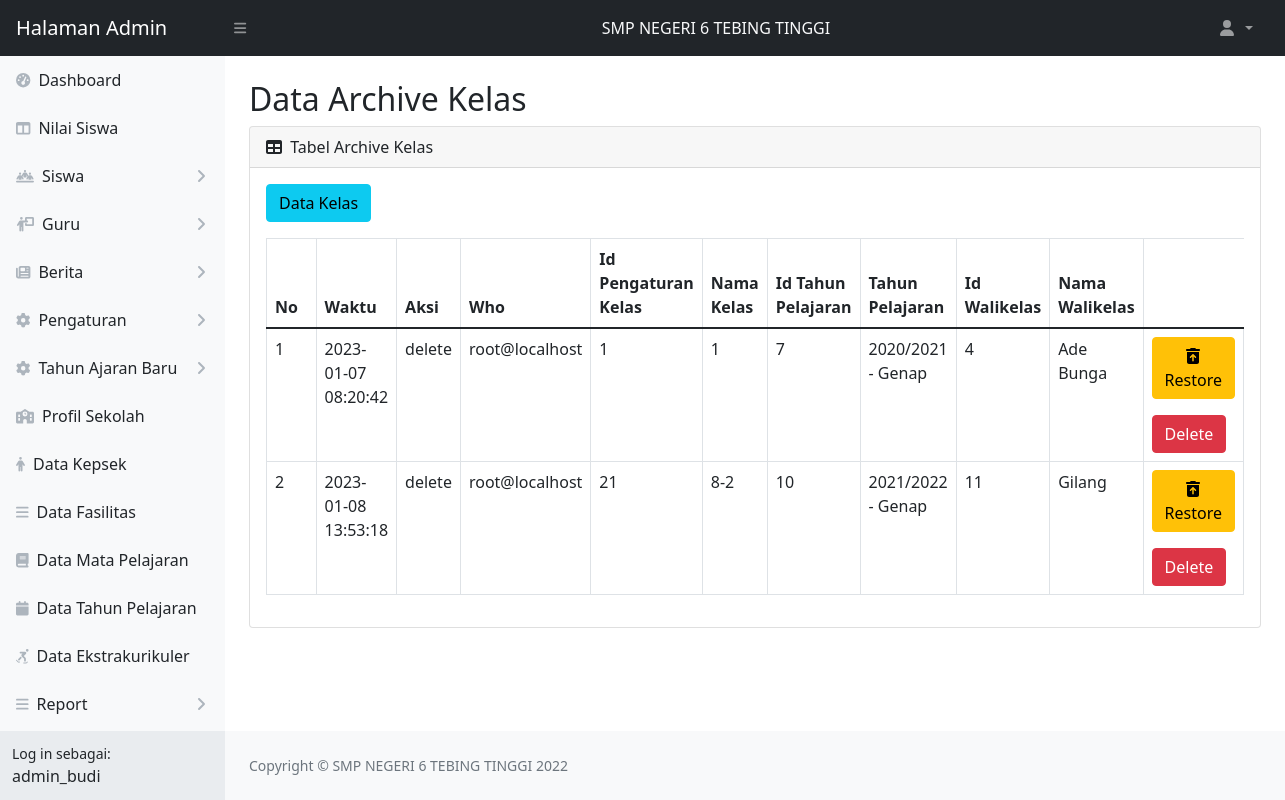
The page /web_app/admin/restore-kelas.php (signed in) on the database its author committed.
### tables this page shows
CREATE TABLE `akun_admin` (
  `admin_id` int(11) NOT NULL,
  `username` varchar(15) NOT NULL,
  `nama_lengkap` varchar(50) NOT NULL,
  `password` varchar(60) NOT NULL
);

CREATE TABLE `log_pengaturan_kelas` (
  `id_log` int(11) NOT NULL,
  `waktu` timestamp NOT NULL DEFAULT current_timestamp() ON UPDATE current_timestamp(),
  `aksi` enum('insert','update','delete') NOT NULL,
  `who` varchar(50) NOT NULL,
  `id_pengaturan_kelas` int(11) NOT NULL,
  `old_nama_kelas` char(3) NOT NULL,
  `new_nama_kelas` char(3) NOT NULL,
  `old_id_tahun_pelajaran` char(11) NOT NULL,
  `new_id_tahun_pelajaran` char(11) NOT NULL,
  `old_id_guru` char(11) NOT NULL,
  `new_id_guru` char(11) NOT NULL
);

CREATE TABLE `tahun_pelajaran` (
  `id` int(11) NOT NULL,
  `tahun_pelajaran` varchar(9) NOT NULL,
  `semester` enum('Ganjil','Genap') NOT NULL
);

CREATE TABLE `guru` (
  `id` int(11) NOT NULL,
  `nip` char(18) NOT NULL,
  `nama_lengkap` varchar(50) NOT NULL,
  `jenis_kelamin` enum('L','P') NOT NULL,
  `tempat_lahir` varchar(20) NOT NULL,
  `tanggal_lahir` date NOT NULL,
  `agama` enum('Islam','Katolik','Protestan','Buddha','Konghucu','Hindu') NOT NULL,
  `golongan_darah` enum('O','A','B','AB') NOT NULL,
  `jenjang` varchar(3) NOT NULL,
  `no_hp` char(15) NOT NULL,
  `foto` varchar(30) DEFAULT NULL
);

### web_app/admin/restore-kelas.php (the view, shortened to what this page needs)
<?php
    include 'koneksi.php';
    $admin = "SELECT username, nama_lengkap FROM akun_admin WHERE admin_id = '".$_SESSION['admin_id']."'";
    $data_admin = mysqli_query($koneksi, $admin);
    $get = mysqli_fetch_object($data_admin);
?>
<!DOCTYPE html>
<html lang="en">
    <head>
        <link href="https://cdn.jsdelivr.net/npm/simple-datatables@latest/dist/style.css" rel="stylesheet" />
        <link href="css/styles.css" rel="stylesheet" />
    </head>
    <body class="sb-nav-fixed">
        <?php
            include 'topnavbar.php';
            include 'sidebar.php';
        ?>
    <div id="layoutSidenav">
        <div id="layoutSidenav_content">
            <main>
                <div class="container-fluid px-4">
                    <h2 class="mt-4">Data Archive Kelas</h2>
                    <div class="card mb-4">
                        <div class="card-header">
                            <i class="fas fa-table me-1"></i>
                            Tabel Archive Kelas
                        </div>
                        <div class="card-body">
                            <a class="btn btn-info mb-3" href="pengaturan-kelas.php">Data Kelas</a>
                            <table id="example" class="dataTable-table">
                                    <thead>
                                        <tr>
                                            <th width="50px">No</th>
                                            <th>Waktu</th>
                                            <th>Aksi</th>
                                            <th>Who</th>
                                            <th>Id Pengaturan Kelas</th>
                                            <th>Nama Kelas</th>
                                            <th>Id Tahun Pelajaran</th>
                                            <th>Tahun Pelajaran</th>
                                            <th>Id Walikelas</th>
                                            <th>Nama Walikelas</th>
                                        </tr>
                                    </thead>
                                <tbody>
                                <?php
                                    $no = 1;
                                    $log = "SELECT * FROM log_pengaturan_kelas WHERE aksi='delete'";
                                    $query=mysqli_query($koneksi, $log);
                                    if(mysqli_num_rows($query)>0){
                                    while($data = mysqli_fetch_array($query)){
                                ?>
                                    <tr>
                                    <td><?php echo $no++?></td>
                                        <td><?php echo $data['waktu']?></td>
                                        <td><?php echo $data['aksi']?></td>
                                        <td><?php echo $data['who']?></td>
                                        <td><?php
                                            $idp = $data['id_pengaturan_kelas'];
                                            echo $idp;
                                            ?>
                                        </td>
                                        <td><?php
                                             $kelas = $data['old_nama_kelas'];
                                             echo $kelas;
                                            ?>
                                        </td>
                                        <td><?php
                                            $idt = $data['old_id_tahun_pelajaran'];
                                            echo $idt;
                                        ?></td>
                                        <td>
                                            <?php
                                             $ta = mysqli_query($koneksi, "SELECT tahun_pelajaran, semester FROM tahun_pelajaran WHERE id = $idt");
                                             $thn = mysqli_fetch_array($ta);
                                             $tahun = $thn['tahun_pelajaran'];
                                            $sem = $thn['semester'];
                                            echo $tahun; ?> - <?php echo $sem;
                                            ?>
                                        </td>
                                        <td><?php
                                            $idg = $data['old_id_guru'];
                                            echo $idg;
                                        ?></td>
                                        <td><?php
                                            $nama = mysqli_query($koneksi, "SELECT nama_lengkap FROM guru WHERE id = $idg");
                                            $dn = mysqli_fetch_array($nama);
                                            $namaguru = $dn['nama_lengkap'];
                                            echo $namaguru;
                                        ?></td>
                                        <td>
                                             <a class="btn btn-warning" href="restore-kelas.php?idrestorepk=<?php echo $data['id_pengaturan_kelas']?>" onclick="return confirm('Apakah anda yakin untuk restore data??')">
                                             <div class="sb-nav-link-icon"><i class="fas fa-trash-can-arrow-up"></i></div>
                                             Restore
                                            </a>
                                            <a class="btn btn-danger mt-3" href="restore-kelas.php?iddeletepk=<?php echo $data['id_log']?>" onclick="return confirm('Apakah anda yakin untuk menghapus data?? Data yang terhapus tidak bisa dikembalikan!!')">
                                              Delete
                                            </a>
                                        </td>
                                    </tr>
                                <?php }} ?>
                                </tbody>
                            </table>
                        </div>
                    </div>
                </div>
            </main>
            <?php
                include 'footer.php';
            ?>
        </div>
    </div>
</body>
</html>

### web_app/admin/sidebar.php (shortened to what this page needs)
<div id="layoutSidenav">
            <div id="layoutSidenav_nav">
                <nav class="sb-sidenav accordion sb-sidenav-light" id="sidenavAccordion">
                    <div class="sb-sidenav-menu">
                        <div class="nav">
                            <a class="nav-link" href="index.php">
                                <div class="sb-nav-link-icon"><i class="fas fa-tachometer-alt"></i></div>
                                Dashboard
                            </a>
                            <a class="nav-link" href="tabel-nilai.php">
                                <div class="sb-nav-link-icon"><i class="fas fa-columns"></i></div>
                                Nilai Siswa
                            </a>
                                    <a class="nav-link collapsed" href="#" data-bs-toggle="collapse" data-bs-target="#pagesCollapseSiswa" aria-expanded="false" aria-controls="pagesCollapseAuth">
                                        <div class="sb-nav-link-icon"><i class="fas fa-people-line"></i></div>
                                        Siswa
                                        <div class="sb-sidenav-collapse-arrow"><i class="fas fa-angle-down"></i></div>
                                    </a>
                                    <a class="nav-link collapsed" href="#" data-bs-toggle="collapse" data-bs-target="#pagesCollapseGuru" aria-expanded="false" aria-controls="pagesCollapseAuth">
                                        <div class="sb-nav-link-icon"><i class="fas fa-person-chalkboard"></i></div>
                                        Guru
                                        <div class="sb-sidenav-collapse-arrow"><i class="fas fa-angle-down"></i></div>
                                    </a>
                                    <a class="nav-link collapsed" href="#" data-bs-toggle="collapse" data-bs-target="#pagesCollapseBerita" aria-expanded="false" aria-controls="pagesCollapseAuth">
                                        <div class="sb-nav-link-icon"><i class="fas fa-newspaper"></i></div>
                                        Berita
                                        <div class="sb-sidenav-collapse-arrow"><i class="fas fa-angle-down"></i></div>
                                    </a>
                                    <a class="nav-link collapsed" href="#" data-bs-toggle="collapse" data-bs-target="#pagesCollapsePengaturan" aria-expanded="false" aria-controls="pagesCollapseAuth">
                                        <div class="sb-nav-link-icon"><i class="fas fa-gear"></i></div>
                                        Pengaturan
                                        <div class="sb-sidenav-collapse-arrow"><i class="fas fa-angle-down"></i></div>
                                    </a>
                                    <a class="nav-link collapsed" href="#" data-bs-toggle="collapse" data-bs-target="#pagesCollapseTA" aria-expanded="false" aria-controls="pagesCollapseAuth">
                                        <div class="sb-nav-link-icon"><i class="fas fa-gear"></i></div>
                                        Tahun Ajaran Baru
                                        <div class="sb-sidenav-collapse-arrow"><i class="fas fa-angle-down"></i></div>
                                    </a>
                                    <a class="nav-link" href="profil-sekolah.php">
                                        <div class="sb-nav-link-icon"><i class="fas fa-school"></i></div>
                                        Profil Sekolah
                                    </a>
                                    <a class="nav-link" href="tabel-kepsek.php">
                                        <div class="sb-nav-link-icon"><i class="fas fa-person"></i></div>
                                        Data Kepsek
                                    </a>
                                    <a class="nav-link" href="tabel-fasilitas.php">
                                        <div class="sb-nav-link-icon"><i class="fas fa-bars"></i></div>
                                        Data Fasilitas
                                    </a>
                                    <a class="nav-link" href="tabel-matapelajaran.php">
                                        <div class="sb-nav-link-icon"><i class="fas fa-book"></i></div>
                                        Data Mata Pelajaran
                                    </a>
                                    <a class="nav-link" href="tabel-tahunpelajaran.php">
                                        <div class="sb-nav-link-icon"><i class="fas fa-calendar"></i></div>
                                        Data Tahun Pelajaran
                                    </a>
                                    <a class="nav-link" href="tabel-ekstrakurikuler.php">
                                        <div class="sb-nav-link-icon"><i class="fas fa-person-skating"></i></div>
                                        Data Ekstrakurikuler
                                    </a>
                                    <a class="nav-link collapsed" href="#" data-bs-toggle="collapse" data-bs-target="#pagesCollapseReport" aria-expanded="false" aria-controls="pagesCollapseAuth">
                                        <div class="sb-nav-link-icon"><i class="fas fa-bars"></i></div>
                                        Report
                                        <div class="sb-sidenav-collapse-arrow"><i class="fas fa-angle-down"></i></div>
                                    </a>
                                    <a class="nav-link collapsed" href="#" data-bs-toggle="collapse" data-bs-target="#pagesCollapseTrash" aria-expanded="false" aria-controls="pagesCollapseAuth">
                                    </a>
                        </div>
                    </div>
                    <div class="sb-sidenav-footer">
                        <div class="small">Log in sebagai:</div>
                        <?php echo $get->username ?>
                    </div>
                </nav>
            </div>

### rows shown on the page
akun_admin: username "admin_budi"
log_pengaturan_kelas: waktu "2023-01-07 08:20:42", aksi "delete", who "root@localhost", id_pengaturan_kelas "1", old_nama_kelas "1", old_id_tahun_pelajaran "7", tahun_pelajaran.tahun_pelajaran "2020/2021", tahun_pelajaran.semester "Genap", old_id_guru "4", guru.nama_lengkap "Ade Bunga"
log_pengaturan_kelas: waktu "2023-01-08 13:53:18", aksi "delete", who "root@localhost", id_pengaturan_kelas "21", old_nama_kelas "8-2", old_id_tahun_pelajaran "10", tahun_pelajaran.tahun_pelajaran "2021/2022", tahun_pelajaran.semester "Genap", old_id_guru "11", guru.nama_lengkap "Gilang"
